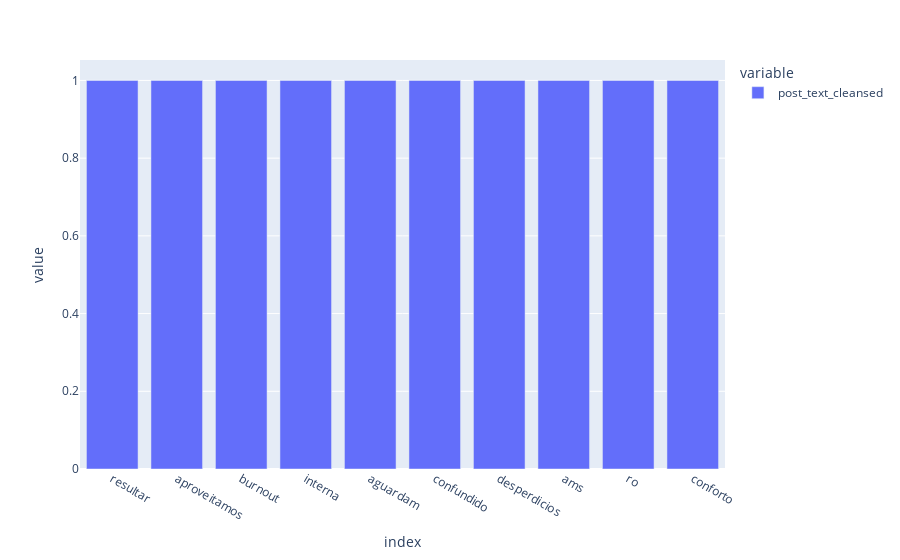

Here is the notebook cell this chart was saved with:
### Code cell
tw = hero.visualization.top_words(posts['post_text_cleansed']).tail(10)
fig = px.bar(tw)
fig.show()
tw.head()

### Figure 1 — Plotly figure (JSON) as saved in the notebook; plotly's stock layout.template omitted (floating-point values rounded to 4 significant figures)
{"data": [{"alignmentgroup": "True", "hovertemplate": "variable=post_text_cleansed<br>index=%{x}<br>value=%{y}<extra></extra>", "legendgroup": "post_text_cleansed", "marker": {"color": "#636efa"}, "name": "post_text_cleansed", "offsetgroup": "post_text_cleansed", "orientation": "v", "showlegend": true, "textposition": "auto", "type": "bar", "x": ["resultar", "aproveitamos", "burnout", "interna", "aguardam", "confundido", "desperdicios", "ams", "ro", "conforto"], "xaxis": "x", "y": [1, 1, 1, 1, 1, 1, 1, 1, 1, 1], "yaxis": "y"}], "layout": {"barmode": "relative", "legend": {"title": {"text": "variable"}, "tracegroupgap": 0}, "margin": {"t": 60}, "xaxis": {"anchor": "y", "domain": [0, 1], "title": {"text": "index"}}, "yaxis": {"anchor": "x", "domain": [0, 1], "title": {"text": "value"}}}}
